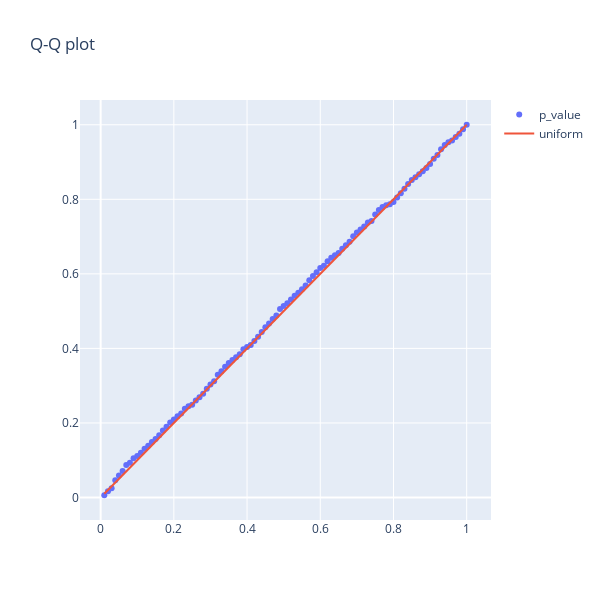

Notebook cell for this chart:
### Markdown cell above
Манн-Уитни, нормальное распределение

### Code cell
plot_qq(stats.norm.rvs, stats.mannwhitneyu)
